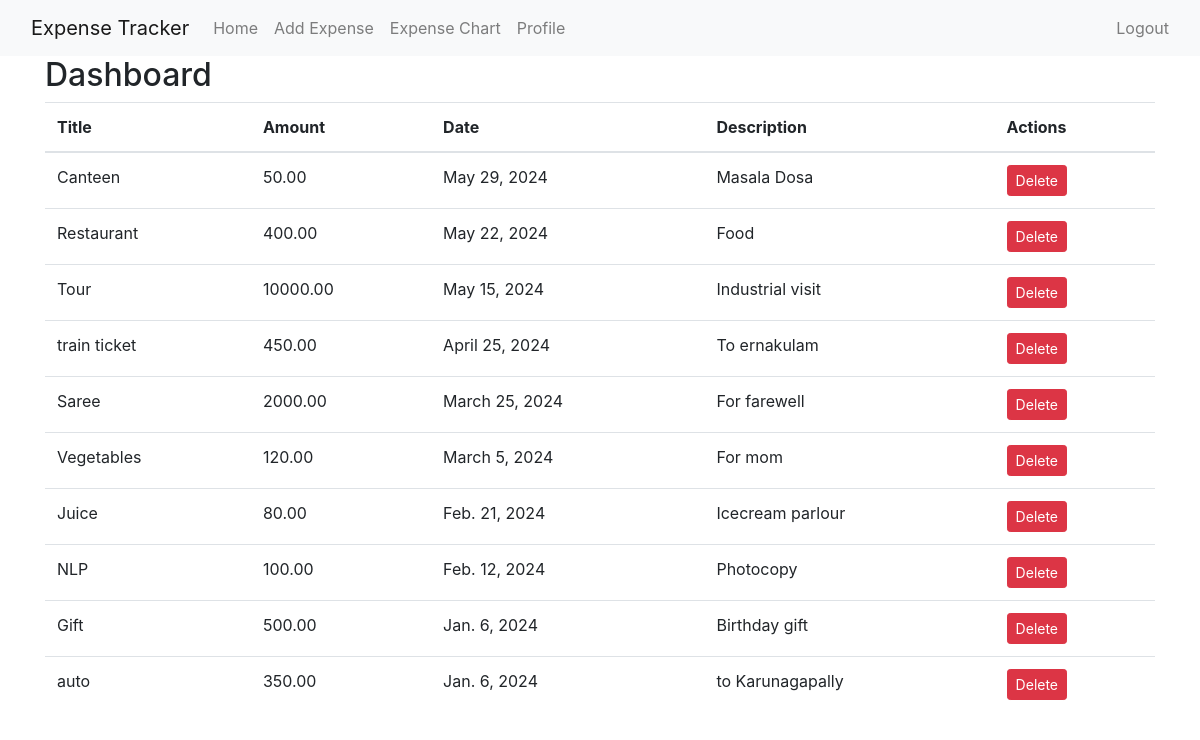
The app's page / (signed in) with its own data.
### tracker/models.py (models this page shows, shortened)
class Expense(models.Model):
    user = models.ForeignKey(User, on_delete=models.CASCADE)
    title = models.CharField(max_length=100)
    amount = models.DecimalField(max_digits=10, decimal_places=2)
    date = models.DateField()
    description = models.TextField(blank=True, null=True)

### tracker/views.py (the view)
# urls.py: path('', tracker_views.index, name='index'),
@login_required
def index(request):
    expenses = Expense.objects.filter(user=request.user).order_by('-date')
    return render(request, 'tracker/index.html', {'expenses': expenses})

### tracker/templates/tracker/index.html
{% extends 'tracker/base.html' %}
{% block content %}
<h2>Dashboard</h2>
<table class="table">
    <thead>
        <tr>
            <th>Title</th>
            <th>Amount</th>
            <th>Date</th>
            <th>Description</th>
            <th>Actions</th>
        </tr>
    </thead>
    <tbody>
        {% for expense in expenses %}
        <tr>
            <td>{{ expense.title }}</td>
            <td>{{ expense.amount }}</td>
            <td>{{ expense.date }}</td>
            <td>{{ expense.description }}</td>
            <td>
                <a href="{% url 'delete_expense' expense.id %}" class="btn btn-danger btn-sm">Delete</a>
            </td>
        </tr>
        {% endfor %}
    </tbody>
</table>
{% endblock %}

### tracker/templates/tracker/base.html (shortened to what this page needs)
<!DOCTYPE html>
<html lang="en">
<head>
    {% load static %}
    <link href="https://stackpath.bootstrapcdn.com/bootstrap/4.5.2/css/bootstrap.min.css" rel="stylesheet">
</head>
<body>
    <nav class="navbar navbar-expand-lg navbar-light bg-light">
        <div class="container-fluid">
            <a class="navbar-brand" href="{% url 'index' %}">Expense Tracker</a>
            <div class="collapse navbar-collapse" id="navbarNav">
                <ul class="navbar-nav me-auto mb-2 mb-lg-0">
                    <li class="nav-item">
                        <a class="nav-link" href="{% url 'index' %}">Home</a>
                    </li>
                    {% if user.is_authenticated %}
                    <li class="nav-item">
                        <a class="nav-link" href="{% url 'add_expense' %}">Add Expense</a>
                    </li>
                    <li class="nav-item">
                        <a class="nav-link" href="{% url 'expense_chart' %}">Expense Chart</a>
                    </li>
                    <li class="nav-item">
                        <a class="nav-link" href="{% url 'profile' %}">Profile</a>
                    </li>
                    {% endif %}
                </ul>
                <ul class="navbar-nav ml-auto mb-2 mb-lg-0">
                    {% if user.is_authenticated %}
                    <li class="nav-item">
                        <form method="post" action="{% url 'logout' %}">
                            <button type="submit" class="btn btn-link nav-link" style="padding: 0; border: none; cursor: pointer;">Logout</button>
                        </form>
                    </li>
                    {% endif %}
                </ul>
            </div>
        </div>
    </nav>
    <div class="container">
        {% block content %}
        {% endblock %}
    </div>
</body>
</html>

### records on screen
Expense: title "Canteen", amount "50.00", date "May 29, 2024", description "Masala Dosa"
Expense: title "Restaurant", amount "400.00", date "May 22, 2024", description "Food"
Expense: title "Tour", amount "10000.00", date "May 15, 2024", description "Industrial visit"
Expense: title "train ticket", amount "450.00", date "April 25, 2024", description "To ernakulam"
Expense: title "Saree", amount "2000.00", date "March 25, 2024", description "For farewell"
Expense: title "Vegetables", amount "120.00", date "March 5, 2024", description "For mom"
Expense: title "Juice", amount "80.00", date "Feb. 21, 2024", description "Icecream parlour"
Expense: title "NLP", amount "100.00", date "Feb. 12, 2024", description "Photocopy"
Expense: title "Gift", amount "500.00", date "Jan. 6, 2024", description "Birthday gift"
Expense: title "auto", amount "350.00", date "Jan. 6, 2024", description "to Karunagapally"
